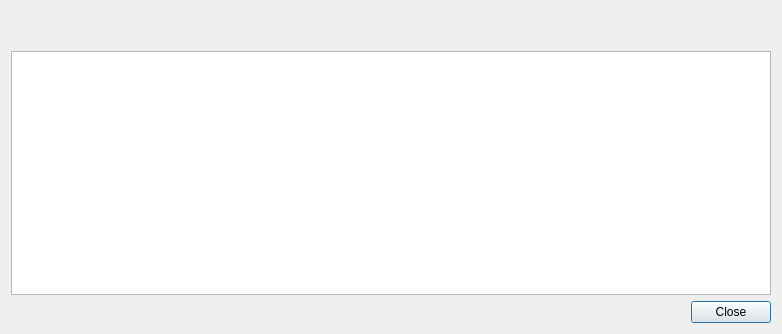
<?xml version="1.0" encoding="UTF-8"?>
<ui version="4.0">
 <class>ImageInfoDialog</class>
 <widget class="QDialog" name="ImageInfoDialog">
  <property name="geometry">
   <rect>
    <x>0</x>
    <y>0</y>
    <width>778</width>
    <height>334</height>
   </rect>
  </property>
  <property name="windowTitle">
   <string>Image Info</string>
  </property>
  <layout class="QVBoxLayout" name="verticalLayout">
   <item>
    <widget class="QLabel" name="label0">
     <property name="sizePolicy">
      <sizepolicy hsizetype="Preferred" vsizetype="Preferred">
       <horstretch>0</horstretch>
       <verstretch>0</verstretch>
      </sizepolicy>
     </property>
     <property name="text">
      <string/>
     </property>
     <property name="textFormat">
      <enum>Qt::RichText</enum>
     </property>
     <property name="alignment">
      <set>Qt::AlignCenter</set>
     </property>
     <property name="textInteractionFlags">
      <set>Qt::NoTextInteraction</set>
     </property>
    </widget>
   </item>
   <item>
    <widget class="QLabel" name="label1">
     <property name="sizePolicy">
      <sizepolicy hsizetype="Preferred" vsizetype="Preferred">
       <horstretch>0</horstretch>
       <verstretch>0</verstretch>
      </sizepolicy>
     </property>
     <property name="text">
      <string/>
     </property>
     <property name="textFormat">
      <enum>Qt::PlainText</enum>
     </property>
     <property name="textInteractionFlags">
      <set>Qt::TextSelectableByMouse</set>
     </property>
    </widget>
   </item>
   <item>
    <widget class="QPlainTextEdit" name="plainTextEdit">
     <property name="sizePolicy">
      <sizepolicy hsizetype="Preferred" vsizetype="Expanding">
       <horstretch>0</horstretch>
       <verstretch>0</verstretch>
      </sizepolicy>
     </property>
     <property name="minimumSize">
      <size>
       <width>760</width>
       <height>0</height>
      </size>
     </property>
     <property name="undoRedoEnabled">
      <bool>false</bool>
     </property>
     <property name="readOnly">
      <bool>true</bool>
     </property>
    </widget>
   </item>
   <item>
    <layout class="QHBoxLayout" name="horizontalLayout">
     <item>
      <spacer name="horizontalSpacer">
       <property name="orientation">
        <enum>Qt::Horizontal</enum>
       </property>
       <property name="sizeHint" stdset="0">
        <size>
         <width>40</width>
         <height>20</height>
        </size>
       </property>
      </spacer>
     </item>
     <item>
      <widget class="QPushButton" name="pushButton">
       <property name="sizePolicy">
        <sizepolicy hsizetype="Fixed" vsizetype="Fixed">
         <horstretch>0</horstretch>
         <verstretch>0</verstretch>
        </sizepolicy>
       </property>
       <property name="text">
        <string>Close</string>
       </property>
      </widget>
     </item>
    </layout>
   </item>
  </layout>
 </widget>
 <resources/>
 <connections>
  <connection>
   <sender>pushButton</sender>
   <signal>clicked()</signal>
   <receiver>ImageInfoDialog</receiver>
   <slot>close()</slot>
   <hints>
    <hint type="sourcelabel">
     <x>738</x>
     <y>323</y>
    </hint>
    <hint type="destinationlabel">
     <x>28</x>
     <y>333</y>
    </hint>
   </hints>
  </connection>
 </connections>
</ui>
